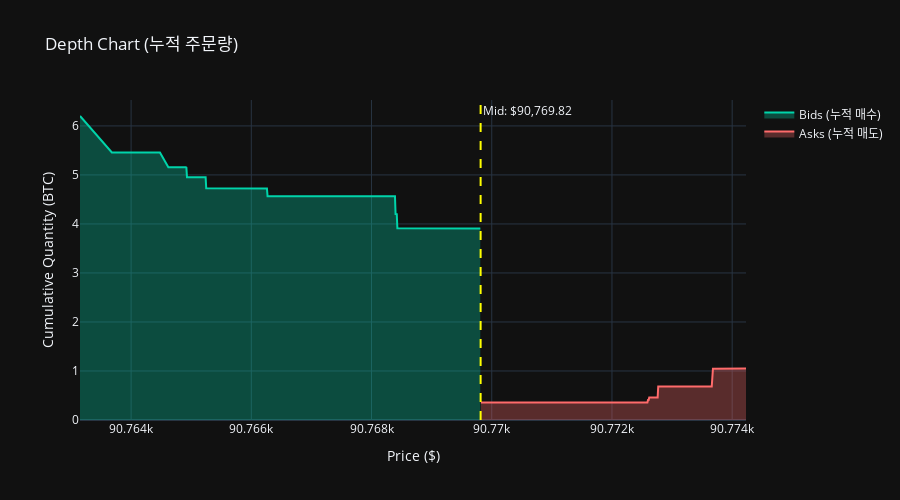

The notebook cell this image was saved under:
### Code cell
# Depth Chart (누적 주문량)
if current_state:
    depth_data = processor.get_depth_chart_data(num_levels=20)
    
    fig = go.Figure()
    
    # 매수 누적 (왼쪽에서 오른쪽으로)
    fig.add_trace(go.Scatter(
        x=depth_data['bid_prices'][::-1],
        y=depth_data['bid_cumulative'][::-1],
        fill='tozeroy',
        name='Bids (누적 매수)',
        line=dict(color='#00D4AA'),
        fillcolor='rgba(0, 212, 170, 0.3)'
    ))
    
    # 매도 누적 (왼쪽에서 오른쪽으로)
    fig.add_trace(go.Scatter(
        x=depth_data['ask_prices'],
        y=depth_data['ask_cumulative'],
        fill='tozeroy',
        name='Asks (누적 매도)',
        line=dict(color='#FF6B6B'),
        fillcolor='rgba(255, 107, 107, 0.3)'
    ))
    
    # Mid-price 표시
    fig.add_vline(
        x=current_state.mid_price,
        line_dash="dash",
        line_color="yellow",
        annotation_text=f"Mid: ${current_state.mid_price:,.2f}"
    )
    
    fig.update_layout(
        title='Depth Chart (누적 주문량)',
        xaxis_title='Price ($)',
        yaxis_title='Cumulative Quantity (BTC)',
        template='plotly_dark',
        height=500
    )
    
    fig.show()

### Figure 1 — Plotly figure (JSON) as saved in the notebook; plotly's stock layout.template omitted (floating-point values rounded to 4 significant figures)
{"data": [{"fill": "tozeroy", "fillcolor": "rgba(0, 212, 170, 0.3)", "line": {"color": "#00D4AA"}, "name": "Bids (누적 매수)", "type": "scatter", "x": [90760.0, 90760.0, 90760.0, 90760.0, 90760.0, 90760.0, 90760.0, 90770.0, 90770.0, 90770.0, 90770.0, 90770.0, 90770.0, 90770.0, 90770.0, 90770.0, 90770.0, 90770.0, 90770.0, 90770.0], "y": [6.202, 5.459, 5.456, 5.156, 5.156, 5.149, 4.951, 4.951, 4.728, 4.727, 4.725, 4.567, 4.567, 4.567, 4.564, 4.201, 4.2, 3.912, 3.912, 3.906]}, {"fill": "tozeroy", "fillcolor": "rgba(255, 107, 107, 0.3)", "line": {"color": "#FF6B6B"}, "name": "Asks (누적 매도)", "type": "scatter", "x": [90770.0, 90770.0, 90770, 90770.0, 90770.0, 90770.0, 90772, 90770.0, 90770.0, 90770.0, 90770.0, 90770.0, 90770.0, 90770.0, 90770.0, 90770.0, 90770.0, 90774, 90770.0, 90770.0], "y": [0.356, 0.3568, 0.3578, 0.3578, 0.3579, 0.358, 0.359, 0.3591, 0.3591, 0.3593, 0.4093, 0.4094, 0.4594, 0.4595, 0.6826, 0.6827, 1.046, 1.049, 1.05, 1.05]}], "layout": {"annotations": [{"showarrow": false, "text": "Mid: $90,769.82", "x": 90770.0, "xanchor": "left", "xref": "x", "y": 1, "yanchor": "top", "yref": "y domain"}], "height": 500, "shapes": [{"line": {"color": "yellow", "dash": "dash"}, "type": "line", "x0": 90770.0, "x1": 90770.0, "xref": "x", "y0": 0, "y1": 1, "yref": "y domain"}], "title": {"text": "Depth Chart (누적 주문량)"}, "xaxis": {"title": {"text": "Price ($)"}}, "yaxis": {"title": {"text": "Cumulative Quantity (BTC)"}}}}
